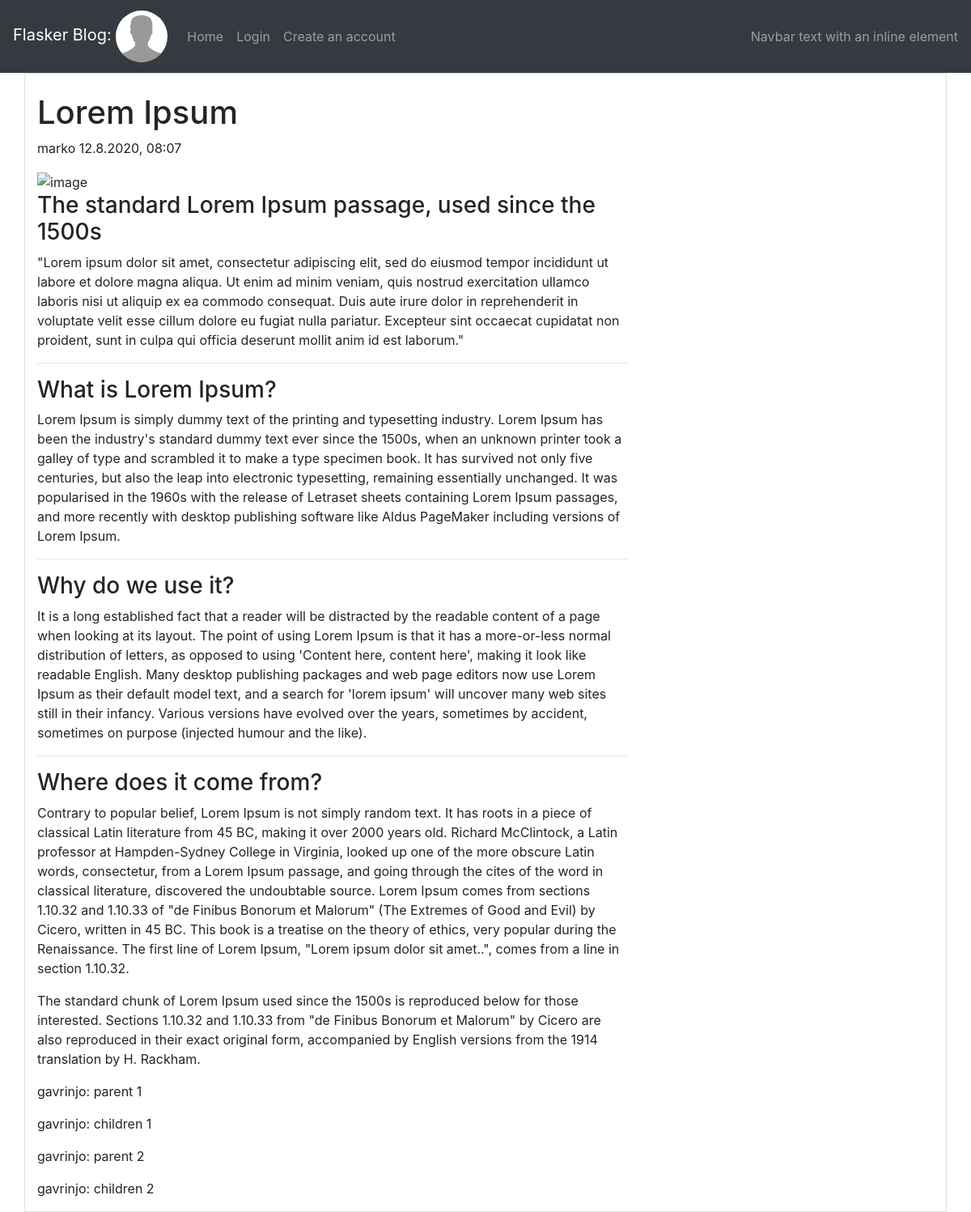
The page /1 on the database its author committed.
### app/models.py (models this page shows, shortened)
class Post(db.Model):
    id = db.Column(db.Integer, primary_key=True)
    title = db.Column(db.String(64))
    subtitle = db.Column(db.String(128))
    body = db.Column(db.String(140))
    timestamp = db.Column(db.DateTime, index=True, default=datetime.utcnow)
    user_id = db.Column(db.Integer, db.ForeignKey("user.id"))

class User(UserMixin, db.Model):
    id = db.Column(db.Integer, primary_key=True)
    username = db.Column(db.String(64), index=True, unique=True)
    email = db.Column(db.String(120), index=True, unique=True)
    password_hash = db.Column(db.String(128))
    about_me = db.Column(db.String(140))
    last_seen = db.Column(db.DateTime, default=datetime.utcnow)
    post = db.relationship("Post", backref="author", lazy="dynamic")

class Comment(db.Model):
    _N = 6
    id = db.Column(db.Integer, primary_key=True)
    text = db.Column(db.String(140))
    timestamp = db.Column(db.DateTime(), index=True, default=datetime.utcnow)
    user_id = db.Column(db.Integer, db.ForeignKey("user.id")) # Author ID
    post_id = db.Column(db.Integer, db.ForeignKey("post.id")) # Post ID
    path = db.Column(db.Text, index=True)
    parent_id = db.Column(db.Integer, db.ForeignKey("comment.id")) # Parent Comment ID
    replies = db.relationship("Comment", backref=db.backref("parent", remote_side=[id]), lazy="dynamic")
    def level(self):
        return len(self.path) // self._N - 1

### app/content/routes.py (the view)
@bp.route("/<id>", methods=["GET", "POST"])
def page_view(id=None):
    form = Comments()
    post = Post.query.get(id)
    comment = Comment.query.filter_by(post_id=post.id).all()
    author = User
    return render_template("page_view.html", post=post, form=form, comments=comment, author=author)

### app/content/templates/page_view.html (shortened to what this page needs)
{% extends 'base.html' %}
{% block app_content %}
    <div class="col-8">
        <head>
            <h1 class="mt-4">{{ post.title|safe }}</h1>
            <div class="meta mb-3">
                <span>{{ post.author.username }}</span>
                <span>{{ moment(post.timestamp).format('D.M.YYYY, hh:mm') }}</span>
            </div>
        </head>
        <div class="blog-post-body">
            <img class="img-fluid" alt="image" src="https://hackersandslackers-cdn.storage.googleapis.com/2020/02/uWSGI@2x.jpg"/>
            <div id="post{{ post.id }}">{{ post.body|safe }}</div>
        </div>
        <div>
            {% for comment in comments %}
            <p>{{ '{}{}: {}'.format('  ' * comment.level(), author.query.filter_by(id=comment.user_id).first().username, comment.text) }}</p>
            {% endfor %}
        </div>
    </div>
{% endblock app_content %}

### app/static/style.css (style rules this page uses)
img { width:100%; height:100%; object-position: right; object-fit:cover }

### rows shown on the page
Post: title "Lorem Ipsum", timestamp "12.8.2020, 08:07", body "The standard Lorem Ipsum passage, used since the 1500s \"Lorem ipsum dolor sit amet, consectetur adipiscing elit, sed do eiusmod tempor incididunt ut labore et dolore magna aliqua. Ut enim ad minim veniam, quis nostrud exercitation ullamco laboris nisi ut aliquip ex ea commodo consequat. Duis aute irure dolor in reprehenderit in voluptate velit esse cillum dolore eu fugiat nulla pariatur. Excepteur sint occaecat cupidatat non proident, sunt in culpa qui officia deserunt mollit anim id est laborum.\" What is Lorem Ipsum? Lorem Ipsum is simply dummy text of the printing and typesetting industry. Lorem Ipsum has been the industry's standard dummy text ever since the 1500s, when an unknown…"
User: author.username "marko"
Comment: path+user+text "gavrinjo: parent 1"
Comment: path+user+text "gavrinjo: children 1"
Comment: path+text "gavrinjo: parent 2"
Comment: path+text "gavrinjo: children 2"
